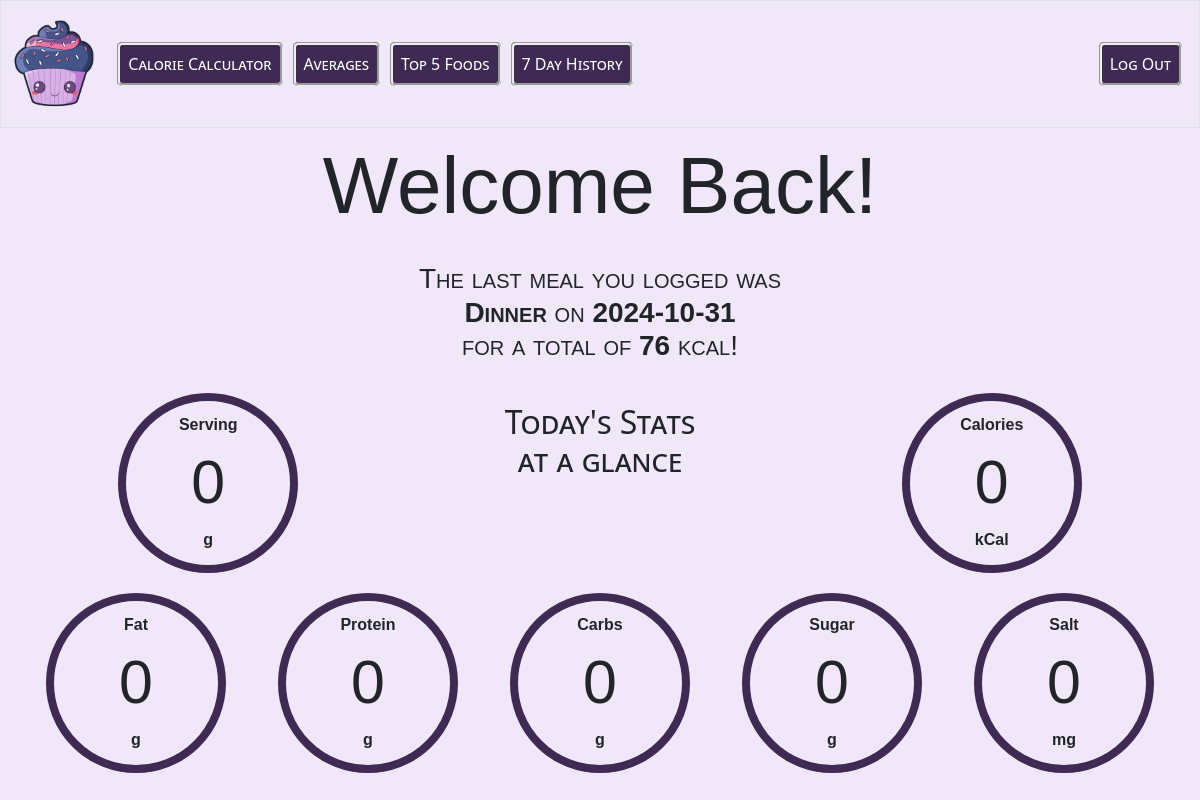
Screenshot of /profile (signed in) with the database file from the repository.
### tables this page shows
CREATE TABLE 'meals' (    id INTEGER PRIMARY KEY NOT NULL,    user_id INTEGER NOT NULL,    date DATETIME NOT NULL,    meal_type TEXT NOT NULL,    total_calories INTEGER NOT NULL,    FOREIGN KEY (user_id) REFERENCES users(id));

### app.py (the view, shortened to what this page needs)
@app.route("/profile", methods=["GET", "POST"])
@login_required
def profile():
    if request.method == "GET":
        day_total_query = """
            SELECT SUM(meal_totals.total_serving) AS total_serving,
                SUM(meals.total_calories) AS total_calories,
                SUM(meal_totals.total_fat) AS total_fat,
                SUM(meal_totals.total_protein) AS total_protein,
                SUM(meal_totals.total_carbs) AS total_carbs,
                SUM(meal_totals.total_sugar) AS total_sugar,
                SUM(meal_totals.total_salt) AS total_salt
            FROM meal_totals JOIN meals ON meal_totals.meal_id = meals.id
            WHERE meals.user_id = ? AND DATE(meals.date) = DATE('now');
        """
        day_total = execute_query(day_total_query, (session["user_id"],))
        day_total = [dict(row) for row in day_total][0] if day_total else {}
        last_meal_query = "SELECT * FROM meals WHERE user_id = ? ORDER BY id DESC LIMIT 1"
        last_meal = execute_query(last_meal_query, (session["user_id"],))
        last_meal = [dict(row) for row in last_meal][0] if last_meal else {}
        return render_template("profile.html", day_total=day_total, last_meal=last_meal)

### app.py (called while the page is built)
@app.after_request
def after_request(response):
    response.headers["Cache-Control"] = "no-cache, no-store, must-revalidate"
    response.headers["Expires"] = 0
    response.headers["Pragma"] = "no-cache"
    return response

### helpers.py (called while the page is built)
def login_required(f):
    @wraps(f)
    def decorated_function(*args, **kwargs):
        if session.get("user_id") is None:
            return redirect("/login")
        return f(*args, **kwargs)
    return decorated_function

def execute_query(query, params=()):
    with sqlite3.connect('calorie_count.db') as conn:
        conn.row_factory = sqlite3.Row
        cur = conn.cursor()
        cur.execute(query, params)
        return cur.fetchall()

### templates/profile.html (shortened to what this page needs)
{% extends "layout.html" %}
{% block main %}
<h1>Welcome Back!</h1>
    {% if last_meal %}
        <h3>
            The last meal you logged was<br>
            <b>{{ last_meal.meal_type }}</b> on <b>{{ last_meal.date }}</b><br>
            for a total of <b>{{ last_meal.total_calories }}</b> kcal!
        </h3>
    {% else %}
        <p><H3>No meals logged yet</H3></p>
    {% endif %}
<div  id="todayAverage">
    <div class="circle-container">
        <div class="circle">
            <div class="static-text">Serving</div>
            <div class="dynamic-value" id="totalServing">{{ day_total.total_serving | default(0) | int }}</div>
            <div class="static-text">g</div>
        </div>
        <h2>Today's Stats<br>at a glance</h2>
        <div class="circle">
            <div class="static-text">Calories</div>
            <div class="dynamic-value" id="totalCalories">{{ day_total.total_calories | default(0) | int }}</div>
            <div class="static-text">kCal</div>
        </div>
    </div>
    <div class="circle-container">
        <div class="circle">
            <div class="static-text">Fat</div>
            <div class="dynamic-value" id="totalFat">{{ day_total.total_fat | default(0) | int }}</div>
            <div class="static-text">g</div>
        </div>
        <div class="circle">
            <div class="static-text">Protein</div>
            <div class="dynamic-value" id="totalProtein">{{ day_total.total_protein | default(0) | int }}</div>
            <div class="static-text">g</div>
        </div>
        <div class="circle">
            <div class="static-text">Carbs</div>
            <div class="dynamic-value" id="totalCarbs">{{ day_total.total_carbs | default(0) | int }}</div>
            <div class="static-text">g</div>
        </div>
        <div class="circle">
            <div class="static-text">Sugar</div>
            <div class="dynamic-value" id="totalSugar">{{ day_total.total_sugar | default(0) | int }}</div>
            <div class="static-text">g</div>
        </div>
        <div class="circle">
            <div class="static-text">Salt</div>
            <div class="dynamic-value" id="totalSalt">{{ day_total.total_salt | default(0) | int }}</div>
            <div class="static-text">mg</div>
        </div>
    </div>
</div>
{% endblock %}

### static/style.css (style rules this page uses)
h1 { font-family: Arial, sans-serif; text-align: center; font-size: 5em; padding: 10px; text-colour: #3E2A53; }
h2 { font-variant: small-caps; text-align: center; padding: 10px; text-colour: #3E2A53; }
h3 { font-family: Arial, sans-serif; font-variant: small-caps; text-align: center; padding: 10px; text-colour: #3E2A53; }
body { background-color: #F0E8F8; }
.circle-container { display: flex; justify-content: space-around; margin: 20px; }
.circle { width: 180px; height: 180px; border-radius: 50%; border: 8px solid #3E2A53; display: flex; flex-direction: column; align-items: center; justify-content: center; text-align: center; font-family: Arial, sans-serif; }
.static-text { font-weight: bold; }
.dynamic-value { font-size: 3.8em; }

### rows the page displays
meals: meal_type "Dinner", date "2024-10-31", total_calories "76"

### other values shown
{{ day_total.total_serving | default(0) | int }} "0"
{{ day_total.total_calories | default(0) | int }} "0"
{{ day_total.total_fat | default(0) | int }} "0"
{{ day_total.total_protein | default(0) | int }} "0"
{{ day_total.total_carbs | default(0) | int }} "0"
{{ day_total.total_sugar | default(0) | int }} "0"
{{ day_total.total_salt | default(0) | int }} "0"
